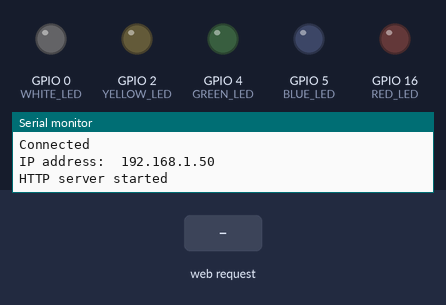
The sketch below on a simulated ESP8266 (NodeMCU). Parts: output pins drawn as LEDs (lit = HIGH), the last lines printed to the serial monitor. The test bench sets the inputs (shaded band). WiFi joins after 1.5 s; servers stay silent unless stated.

Above: at 3.2 s.
3.3 s: HTTP request GET /red received
At 4.5 s:
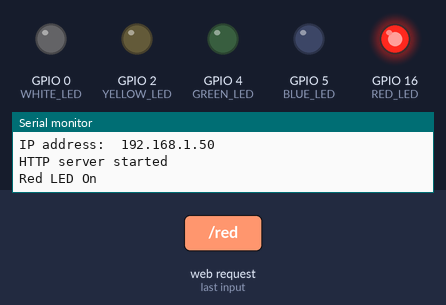
4.8 s: HTTP request GET /green received
At 5.7 s:
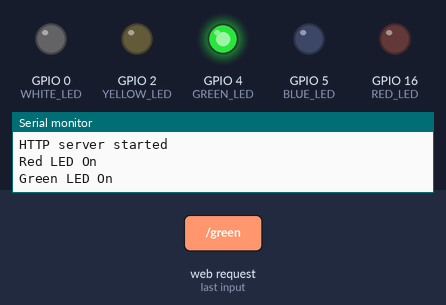
6.3 s: HTTP request GET /blue received
At 6.8 s:
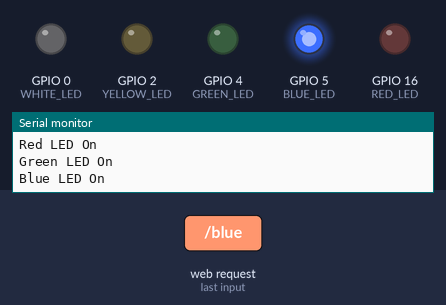
7.8 s: HTTP request GET /yellow received
At 9.0 s:
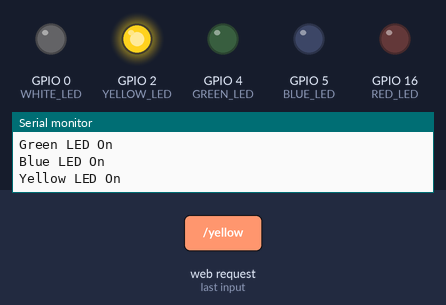
9.3 s: HTTP request GET /white received
At 10.3 s:
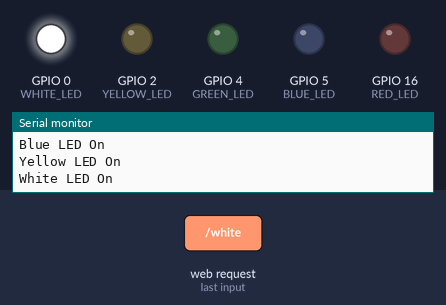
Timing chart, 0 to 11.8 s (numbered marks = the images above; inputs shaded):
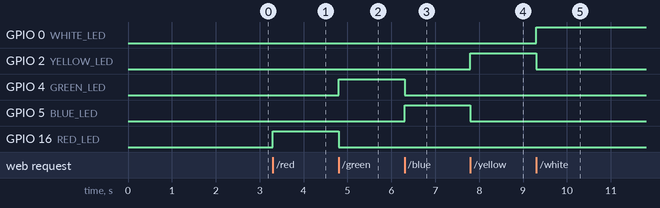

Measured:
- after the input at 3.3 s, GPIO 16 (RED_LED): LOW → HIGH at once
- after the input at 4.8 s, GPIO 4 (GREEN_LED): LOW → HIGH at once; GPIO 16 (RED_LED): HIGH → LOW at once
- after the input at 6.3 s, GPIO 4 (GREEN_LED): HIGH → LOW at once; GPIO 5 (BLUE_LED): LOW → HIGH at once
- after the input at 7.8 s, GPIO 2 (YELLOW_LED): LOW → HIGH at once; GPIO 5 (BLUE_LED): HIGH → LOW at once
- after the input at 9.3 s, GPIO 0 (WHITE_LED): LOW → HIGH at once; GPIO 2 (YELLOW_LED): HIGH → LOW at once

The sketch:

006-LedServer.ino
```cpp
/*
 * Include the various libraries that we need
 */
#include <ESP8266WiFi.h>
#include <WiFiClient.h>
#include <ESP8266mDNS.h>
#include <ESP8266WebServer.h>

const char *ssid = "<ask>";
const char *password = "<ask>";

/*
 * Connect the LEDs (plus resistor) to the pins
 * that you have entered the number below
 */
#define RED_LED 16
#define BLUE_LED 5
#define GREEN_LED 4
#define WHITE_LED 0
#define YELLOW_LED 2

ESP8266WebServer server(80); // Create a webserver object that listens for HTTP request on port 80

void turnOnLed(int led_pin)
{
   /*
    * Turn off all the LEDS
    */
   digitalWrite(RED_LED, LOW);
   digitalWrite(BLUE_LED, LOW);
   digitalWrite(GREEN_LED, LOW);
   digitalWrite(WHITE_LED, LOW);
   digitalWrite(YELLOW_LED, LOW);
   /*
    * Turn on the LED we want on
    */
   digitalWrite(led_pin, HIGH);
}

/*
 * Functions to handle the clients calling the webserver
 */

// Send HTTP status 200 (Ok) and turn on the Red LED
void turnOnRed()
{
   server.send(200, "text/plain", "Red On");
   Serial.println("Red LED On");
   turnOnLed(RED_LED);
}

// Send HTTP status 200 (Ok) and turn on the Blue LED
void turnOnBlue()
{
   server.send(200, "text/plain", "Blue On");
   Serial.println("Blue LED On");
   turnOnLed(BLUE_LED);
}

// Send HTTP status 200 (Ok) and turn on the Green LED
void turnOnGreen()
{
   server.send(200, "text/plain", "Green On");
   Serial.println("Green LED On");
   turnOnLed(GREEN_LED);
}

// Send HTTP status 200 (Ok) and turn on the White LED
void turnOnWhite()
{
   server.send(200, "text/plain", "White On");
   Serial.println("White LED On");
   turnOnLed(WHITE_LED);
}

// Send HTTP status 200 (Ok) and turn on the Yellow LED
void turnOnYellow()
{
   server.send(200, "text/plain", "Yellow On");
   Serial.println("Yellow LED On");
   turnOnLed(YELLOW_LED);
}

/*
 * Send HTTP Status 404 (Not Found) when we cannot find
 * the page that the client asked for
 */
void handleNotFound()
{
   server.send(404, "text/plain", "404: Not found");
   Serial.println("Unknown Page Requested");
}

void setup(void)
{
   /*
   * Start the Serial communication
   *
   * This allows us to send information back to the computer
   * connected to the board.
   */
   Serial.begin(115200);
   delay(50);
   Serial.println('Starting');

   /*
    * Set the digital pins that have LED
    * attached to operate as an Output pins
    */
   pinMode(RED_LED, OUTPUT);
   pinMode(BLUE_LED, OUTPUT);
   pinMode(GREEN_LED, OUTPUT);
   pinMode(WHITE_LED, OUTPUT);
   pinMode(YELLOW_LED, OUTPUT);

   /*
    * Connect to the WIFI network using the username
    * and password specified above
    */
   WiFi.begin(ssid, password);
   Serial.print("Starting to connect to ");
   Serial.println(ssid);

   /*
    * Every second check to see if we are connected to
    * the WIFI network.
    * Each time we check output a '.' character to show
    * that we are still working.
    */
   while (WiFi.status() != WL_CONNECTED)
   {
      delay(1000);
      Serial.print('.');
   }
   Serial.println('\n');

   /*
    * Once we are connected output the IP address of
    * this end of the connect
    */
   Serial.println("Connected");
   Serial.print("IP address:\t");
   Serial.println(WiFi.localIP());

   /*
    * Add in the pages that the webserver knows about the
    * link the function that will be called when the page
    * is requested by the client.
    */
   server.on("/red", turnOnRed);
   server.on("/green", turnOnGreen);
   server.on("/blue", turnOnBlue);
   server.on("/yellow", turnOnYellow);
   server.on("/white", turnOnWhite);

   /*
    * Add in the function that will handle the times when
    * the client asks for a page that cannot be found
    */
   server.onNotFound(handleNotFound);

   /*
    * Start the webserver
    */
   server.begin();
   Serial.println("HTTP server started");
}

void loop(void)
{
   /*
    * This needs to be called each loop so we can handle any
    * client trying to talk to the WebServer.
    */
   server.handleClient();
}
```
